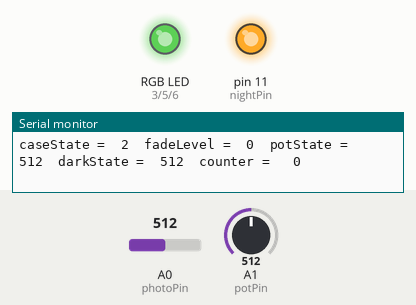
Simulated run of this sketch. Board: Arduino Uno, built with avr-gcc and run on an emulated ATmega328P. Parts: an RGB LED mixed from three pins (HIGH = lit), output pins drawn as LEDs (lit = HIGH), the last lines printed to the serial monitor. The test bench sets the inputs (shaded band); at power-on: A1 (potPin) = 512, A0 (photoPin) = 512. Dim RGB values are drawn brighter than linear; random numbers use the default seed unless the sketch sets one.

Above: at 1.23 s.
1.3 s: A1 (potPin) set to 297
At 1.38 s:
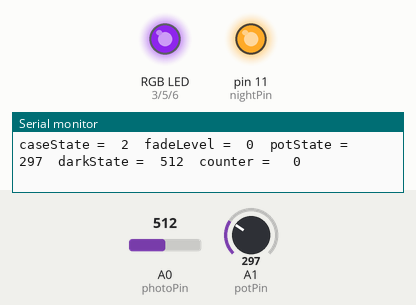
4.3 s: A1 (potPin) set to 263
7.3 s: A1 (potPin) set to 53
10.3 s: A1 (potPin) set to 46
At 12.05 s:
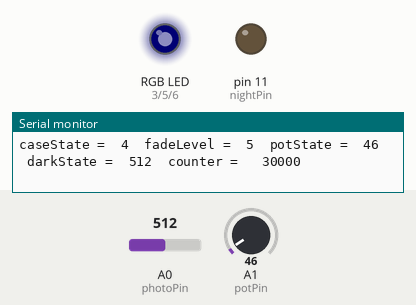
13.3 s: A0 (photoPin) set to 122
At 13.9 s:
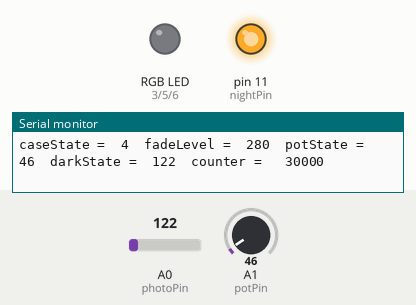
14.8 s: A0 (photoPin) set to 266
At 16.03 s:
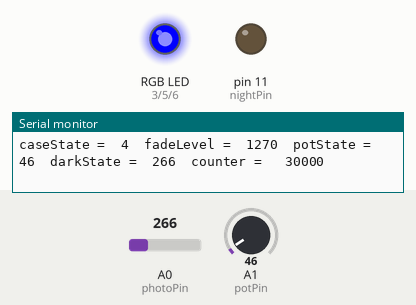
Timing chart, 0 to 18.8 s (numbered marks = the images above; inputs shaded):
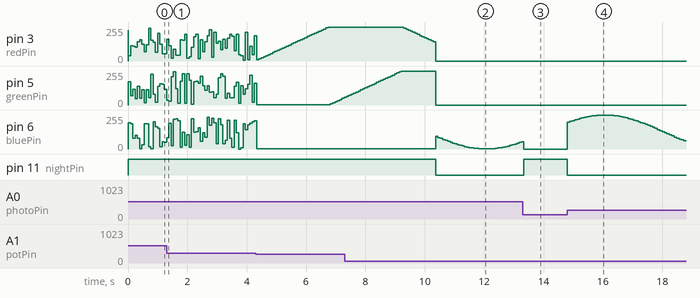

Measured:
- the behaviour switches between 50 and 49 on A1 (potPin) (found by bisection; images 1 and 2)
- after the input at 10.3 s, pin 5 (greenPin): 255/255 → 0/255 after 0.07 s; pin 11 (nightPin): HIGH → LOW after 0.07 s
- after the input at 13.3 s, pin 11 (nightPin): LOW → HIGH at once
- after the input at 14.8 s, pin 6 (bluePin): rises from 0/255 to 254/255 in 1.1 s, then falls to 61/255 in 2.9 s; pin 11 (nightPin): HIGH → LOW at once

The sketch:

lightbox_v2.ino
```cpp
int redPin = 3;
int greenPin = 5;
int bluePin = 6;
int photoPin = 0;
int potPin = 1;
int nightPin = 11;
int nightLevel = 0;
int caseState;
int fadeLevel = 0;
int darkState;
int counter = 0;
int potState;
boolean turn = false;
boolean x = false;
//boolean fadeUp = false;
int r;
int g;
int b;
unsigned long previousMillis = 0;
const long interval = 1000;
const long rgbDuration = 20;

void setup() {
  pinMode(redPin, OUTPUT);
  pinMode(greenPin, OUTPUT);
  pinMode(bluePin, OUTPUT);
  pinMode(nightPin, OUTPUT);
  Serial.begin(9600);

}

void loop() {
  darkState = analogRead(photoPin);
  potState = analogRead(potPin);

  if (potState < 50 && turn == true) {
    reset();
    caseState = 4;
  } else if(potState < 50 && turn == false) {
    reset();
    caseState = 0;
  }


  if (potState >= 120 && turn == true) {
    caseState = 3;
  } else if (potState >= 150 && turn == false) {
    reset();
    caseState = 1;
  }

  if (potState >= 280) {
    reset();
    caseState = 2;
  }

  interface();
  serialDisplay();
}
```

interface.ino
```cpp
void interface() {
  long start = millis();
  switch (caseState) {

    case 0: //red indicator state
      digitalWrite(redPin, HIGH);
      x = false;
      break;

    case 1: // green indicator state
      digitalWrite(greenPin, HIGH);
      digitalWrite(nightPin, HIGH);
      break;

    case 2: //animation without light
      r = random (0, 255);
      g = random(0, 255);
      b = random(0 , 255);

      analogWrite(redPin, r);
      analogWrite(greenPin, g);
      analogWrite(bluePin, b);
      digitalWrite(nightPin, HIGH);

      turn = true;
      if (x == true) {
        turn = false;
      }
      break;

    case 3: //animation 2
      digitalWrite(nightPin, HIGH);
      if (start - previousMillis >= rgbDuration) {
        previousMillis = start;
        counter += 8;
        {
          // fading between 7 colors
          r = ((counter < 255) * counter) + ((counter >= 255) * 255) + ((counter > 511) * (512 - counter)) + ((counter > 766) * (counter - 766)) + ((counter >= 1276) * (counter - 1276)) + ((counter > 1530) * (1530 - counter)) + ((counter > 1786) * (1786 - counter));
          g = (counter < 256) * (1) + (counter > 255) * (counter - 255) + (counter > 510) * (510 - counter) + (counter > 1020) * (1020 - counter) + (counter > 1274) * (counter - 1274) + (counter > 1530) * (counter - 1531) + (counter > 1785) * (3571 - (2 * counter));
          b = (counter < 764) * (1) + (counter > 765) * (counter - 765) + (counter > 1020) * (1020 - counter) + (counter > 1786) * (1786 - counter);
        }

        if (counter > 2040) //
        {
          //reset rgb
          r = 0;
          g = 0;
          b = 0;
          counter = 0;
        }
      }
      analogWrite(redPin, r);
      analogWrite(greenPin, g);
      analogWrite(bluePin, b);

      break;

    case 4: // night light mode
      if (darkState > 200) {
        x = true;
        fadeLevel = 128 + 127 * cos(0.25 * PI / interval * (rgbDuration - start));
        if (start - previousMillis >= rgbDuration) {
          previousMillis = start;
          analogWrite(bluePin, fadeLevel);
        }
      }

      if (darkState < 200) {
        digitalWrite(bluePin, LOW);
        nightLevel = HIGH;
        if (start - previousMillis >= counter) {
          nightLevel = LOW;
          reset();
        }
        digitalWrite(nightPin,nightLevel);
      }
      break;
  }
}
```

reset.ino
```cpp
void reset() {
  if (caseState == 4) {
    counter = 30000;
  } else {
    counter = 0;
  }
  caseState = 0;
  r = 0;
  g = 0;
  b = 0;
  analogWrite(redPin, r);
  analogWrite(greenPin, g);
  analogWrite(bluePin, b);
  digitalWrite(nightPin, LOW);
}
```

serialport.ino
```cpp
void serialDisplay() {
  Serial.print("caseState =\t");
  Serial.print(caseState);
  Serial.print("\tfadeLevel =\t");
  Serial.print(fadeLevel*5);
  Serial.print("\tpotState =\t");
  Serial.print(potState);
  Serial.print("\tdarkState =\t");
  Serial.print(darkState);
//  Serial.print("\tnightLevel =\t");
//  Serial.print(nightLevel);
  Serial.print("\tcounter = \t");
  Serial.print(counter);
  Serial.println();}
```
